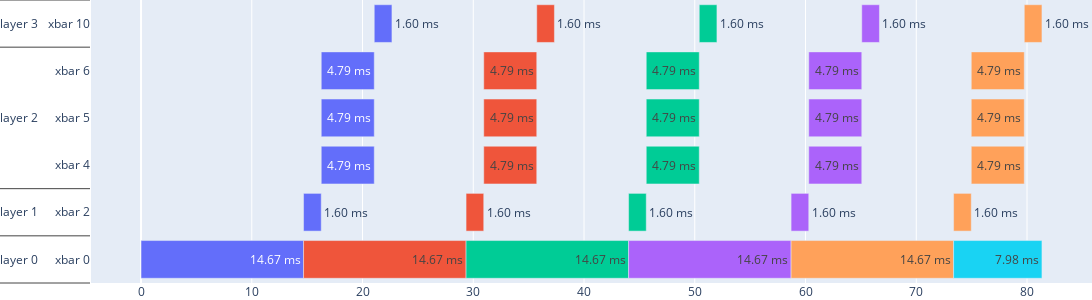

Notebook code for this chart:
### Code cell
to_plot = pd.DataFrame(columns=["layer", "xbar", "start", "done", "duration", "color", "text"])
for xbar, starts in start_cycles.items():
    if (len(starts) != len(done_cycles[xbar])):
        done_cycles[xbar].append(last_done)
    assert(len(starts) == len(done_cycles[xbar]))
    dones = done_cycles[xbar]
    for index, start in enumerate(starts):
        start = start / freq * 1e3
        done = dones[index] / freq * 1e3
        duration = (done - start)
        # format
        # duration = "{:.5f}".format(duration)
        print(duration)
        
        to_plot = pd.concat([to_plot, pd.DataFrame({
            "layer": [xbar_to_layer[xbar]],
            "xbar": [str(xbar)], 
            "start": [start], 
            "duration": [duration], 
            "done": [done], 
            "color": [color_array[index % len(color_array)]],
            "text": [f"{duration:.2f} ms"]
            })])
        
fig = go.Figure()
fig.add_trace(go.Bar(
    x = to_plot["duration"],
    y = [to_plot["layer"],"xbar " + to_plot["xbar"]],
    orientation = "h",
    base = to_plot["start"],
    marker_color = to_plot["color"],
    # add text duration
    text = to_plot["text"],
)
)

# change size
fig.update_layout(
    autosize=False,
    width=1200,
    height=300,
    margin=dict(l=0, r=0, t=0, b=0)
)

fig.show()
# write jpg
fig.write_image("pip.jpg", width=1920, height=1080, scale=2)
fig.write_html("./pip.html")

### Figure 1 — Plotly figure (JSON) as saved in the notebook; plotly's stock layout.template omitted (floating-point values rounded to 4 significant figures)
{"data": [{"base": [0.001042, 14.68, 29.35, 44.02, 58.7, 73.37, 14.68, 29.35, 44.02, 58.7, 73.37, 16.27, 30.95, 45.62, 60.29, 74.97, 16.27, 30.95, 45.62, 60.29, 74.97, 16.27, 30.95, 45.62, 60.29, 74.97, 21.06, 35.73, 50.41, 65.08, 79.75], "marker": {"color": ["#636EFA", "#EF553B", "#00CC96", "#AB63FA", "#FFA15A", "#19D3F3", "#636EFA", "#EF553B", "#00CC96", "#AB63FA", "#FFA15A", "#636EFA", "#EF553B", "#00CC96", "#AB63FA", "#FFA15A", "#636EFA", "#EF553B", "#00CC96", "#AB63FA", "#FFA15A", "#636EFA", "#EF553B", "#00CC96", "#AB63FA", "#FFA15A", "#636EFA", "#EF553B", "#00CC96", "#AB63FA", "#FFA15A"]}, "orientation": "h", "text": ["14.67 ms", "14.67 ms", "14.67 ms", "14.67 ms", "14.67 ms", "7.98 ms", "1.60 ms", "1.60 ms", "1.60 ms", "1.60 ms", "1.60 ms", "4.79 ms", "4.79 ms", "4.79 ms", "4.79 ms", "4.79 ms", "4.79 ms", "4.79 ms", "4.79 ms", "4.79 ms", "4.79 ms", "4.79 ms", "4.79 ms", "4.79 ms", "4.79 ms", "4.79 ms", "1.60 ms", "1.60 ms", "1.60 ms", "1.60 ms", "1.60 ms"], "type": "bar", "x": [14.67, 14.67, 14.67, 14.67, 14.67, 7.978, 1.596, 1.596, 1.596, 1.596, 1.596, 4.786, 4.786, 4.786, 4.786, 4.786, 4.786, 4.786, 4.786, 4.786, 4.786, 4.786, 4.786, 4.786, 4.786, 4.786, 1.596, 1.596, 1.596, 1.596, 1.596], "y": [["layer 0", "layer 0", "layer 0", "layer 0", "layer 0", "layer 0", "layer 1", "layer 1", "layer 1", "layer 1", "layer 1", "layer 2", "layer 2", "layer 2", "layer 2", "layer 2", "layer 2", "layer 2", "layer 2", "layer 2", "layer 2", "layer 2", "layer 2", "layer 2", "layer 2", "layer 2", "layer 3", "layer 3", "layer 3", "layer 3", "layer 3"], ["xbar 0", "xbar 0", "xbar 0", "xbar 0", "xbar 0", "xbar 0", "xbar 2", "xbar 2", "xbar 2", "xbar 2", "xbar 2", "xbar 4", "xbar 4", "xbar 4", "xbar 4", "xbar 4", "xbar 5", "xbar 5", "xbar 5", "xbar 5", "xbar 5", "xbar 6", "xbar 6", "xbar 6", "xbar 6", "xbar 6", "xbar 10", "xbar 10", "xbar 10", "xbar 10", "xbar 10"]]}], "layout": {"autosize": false, "height": 300, "margin": {"b": 0, "l": 0, "r": 0, "t": 0}, "width": 1200}}
